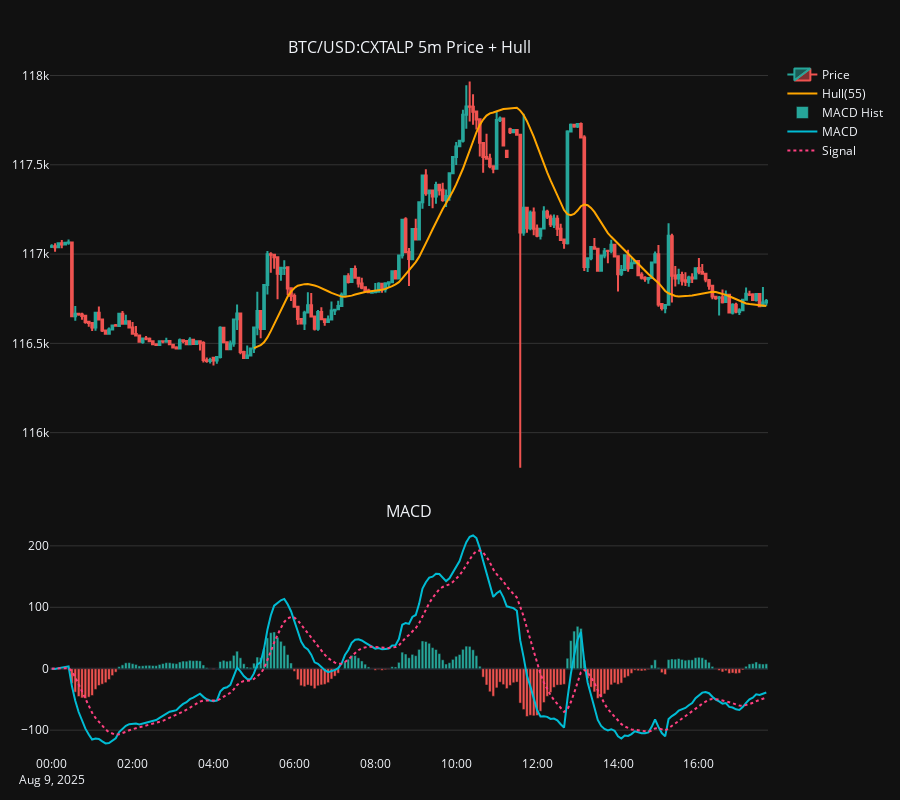

The cell this chart's notebook holds for it:
### Markdown cell above
## Indicators: MACD & Hull (5m)
Live incremental MACD + Hull using production realtime module helpers (`tastytrade.realtime.notebook`). Run the setup cell below to display a live-updating chart.

### Code cell
import asyncio
from tastytrade.realtime.notebook import (
    setup_realtime_chart,
    start_chart_stream_task,
)

LIVE_INTERVAL = '5m'
MIN_BOOTSTRAP_ROWS = 40
POLL_SECS = 2.0

chart = await setup_realtime_chart(dxlink, SYMBOL, interval=LIVE_INTERVAL, min_rows=MIN_BOOTSTRAP_ROWS)
fig = chart.figure
fig.update_layout(height=720, title=f"{SYMBOL} {LIVE_INTERVAL} — Live MACD + Hull")
fig.show()
stream_task = start_chart_stream_task(dxlink, chart, SYMBOL, interval=LIVE_INTERVAL, poll_secs=POLL_SECS)
stream_task

### Figure 1 — Plotly figure (JSON) as saved in the notebook; plotly's stock layout.template omitted (floating-point values rounded to 4 significant figures; data arrays with more than 128 entries replaced by an {"elided": "..."} marker saying what was removed)
{"data": [{"close": {"elided": "213 float values"}, "decreasing": {"line": {"color": "#ef5350"}}, "high": {"elided": "213 float values"}, "increasing": {"line": {"color": "#26a69a"}}, "low": {"elided": "213 float values"}, "name": "Price", "open": {"elided": "213 float values"}, "type": "candlestick", "x": {"elided": "213 str values"}, "xaxis": "x", "yaxis": "y"}, {"line": {"color": "#ffa600", "width": 2}, "mode": "lines", "name": "Hull(55)", "type": "scatter", "x": {"elided": "213 str values"}, "xaxis": "x", "y": {"elided": "213 float values"}, "yaxis": "y"}, {"marker": {"color": {"elided": "213 str values"}}, "name": "MACD Hist", "type": "bar", "x": {"elided": "213 str values"}, "xaxis": "x2", "y": {"elided": "213 float values"}, "yaxis": "y2"}, {"line": {"color": "#00bcd4"}, "name": "MACD", "type": "scatter", "x": {"elided": "213 str values"}, "xaxis": "x2", "y": {"elided": "213 float values"}, "yaxis": "y2"}, {"line": {"color": "#ff4081", "dash": "dot"}, "name": "Signal", "type": "scatter", "x": {"elided": "213 str values"}, "xaxis": "x2", "y": {"elided": "213 float values"}, "yaxis": "y2"}], "layout": {"annotations": [{"font": {"size": 16}, "showarrow": false, "text": "BTC/USD:CXTALP 5m Price + Hull", "x": 0.5, "xanchor": "center", "xref": "paper", "y": 1.0, "yanchor": "bottom", "yref": "paper"}, {"font": {"size": 16}, "showarrow": false, "text": "MACD", "x": 0.5, "xanchor": "center", "xref": "paper", "y": 0.3325, "yanchor": "bottom", "yref": "paper"}], "height": 800, "margin": {"b": 40, "l": 40, "r": 20, "t": 60}, "xaxis": {"anchor": "y", "domain": [0, 1], "matches": "x2", "rangeslider": {"visible": false}, "showgrid": false, "showticklabels": false}, "xaxis2": {"anchor": "y2", "domain": [0, 1], "showgrid": false}, "yaxis": {"anchor": "x", "domain": [0.3825, 1.0], "gridcolor": "#333", "showgrid": true}, "yaxis2": {"anchor": "x2", "domain": [0, 0.3325], "gridcolor": "#333", "showgrid": true}}}
